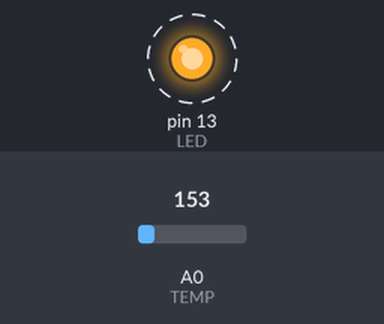
Bench run of a sketch on a simulated Arduino Uno, built with avr-gcc and run on an emulated ATmega328P. Parts: output pins drawn as LEDs (lit = HIGH). Dashed ring = blinking. Inputs (shaded band) come from the test bench; at power-on: A0 (TEMP) = 153. What the sketch prints to the serial monitor is not drawn.

Above: at 3.87 s.
4.3 s: A0 (TEMP) set to 131
7.3 s: A0 (TEMP) set to 111
Timing chart, 0 to 16.3 s (numbered marks = the images above; inputs shaded):
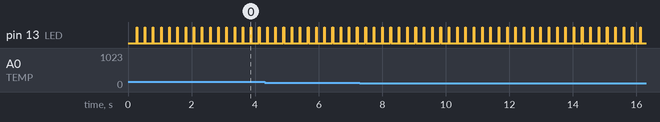

Measured:
- by itself, pin 13 (LED): alternates HIGH for 0.02 s and LOW for 0.24 s

The sketch:

temp_sensor.ino
```cpp
//program of a temperature sensor

#define LED 13
#define TEMP A0

//Initiallizing the values for LED to blink 500 milliseconds
unsigned long CurrentMillis1 = 0;
unsigned long PrevBlinkMillis1 = 0;
const unsigned long BlinkPeriod1 = 500;


//Initiallizing the values for LED to blink 250 milliseconds
unsigned long CurrentMillis2 = 0;
unsigned long PrevBlinkMillis2 = 0;
const unsigned long BlinkPeriod2 = 250;

//Setting up the input and output pins
void setup()
{
  pinMode(TEMP, INPUT);
  pinMode(LED, OUTPUT);
  Serial.begin(9600);
}

//Function to blink LED for 500 milliseconds
void blinkLed()
{
  if(CurrentMillis1 - PrevBlinkMillis1 >= BlinkPeriod1)
  {
    PrevBlinkMillis1 = CurrentMillis1;
    digitalWrite(LED, HIGH);
  }
  else
  {
    digitalWrite(LED, LOW);
  }
}

//Function to blink LED for 250 milliseconds
void blink_Led()
{
  if(CurrentMillis2 - PrevBlinkMillis2 >= BlinkPeriod2)
  {
    PrevBlinkMillis2 = CurrentMillis2;
    digitalWrite(LED, HIGH);
  }
  else
  {
    digitalWrite(LED, LOW);
  }
}

void loop()
{
  int value=analogRead(TEMP);
  double volts,temp;
  //Calculate the analog voltage value that LM35 generates
  volts=0.0048828125*value;

  //To calculte the temperature from analog value
  temp = (volts-0.5)*100;

  //Printing the degree of temperature on the monitor
  Serial.print("TEMPERATURE: ");
  Serial.print(temp);
  Serial.print("\n");

  CurrentMillis1 = millis();
  CurrentMillis2 = millis();

  if(temp>=30)
  {
    blinkLed();
  }
  else
  {
    blink_Led();
  }
}
```
